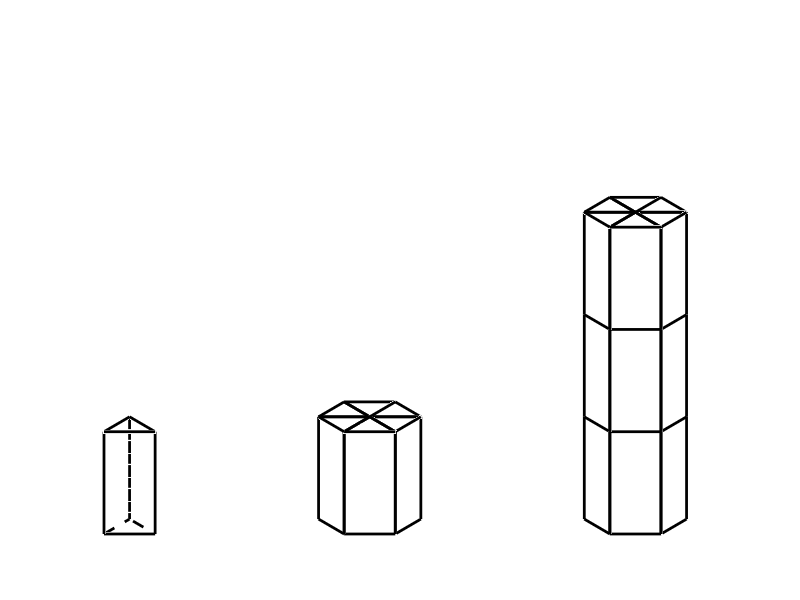

MATLAB code to generate this figure:
clear
close all

% plot wedge --> chunk --> Hex
f2f = 1;
LW = 2;

half = 0.5 * f2f;
side = (2.0 * half) / sqrt(3.0);
base = 0.5 * side;
% hex with f2f=1, centered at origin
hex = [...
    0,0,0;
    base, half, 0;
    -base, half,0;
    0,0,0;
    -base, half,0;
    -side, 0,0;
    0,0,0;
    -side, 0,0;
    -base, -half,0;
    0,0,0;
    -base, -half,0;
    base, -half,0;
    0,0,0;
    base, -half,0;
    side,0,0;
    0,0,0;
    side,0,0;
    base,half,0
    ];
hex(:,2)=hex(:,2)+half;
height = 4*side;

assy_front = [...
    -side, 0,height;
    -side, 0,0;
    -base, -half,0;
    -base, -half,height;
    -base, -half,0;
    base, -half,0;
    base, -half,height;
    base, -half,0;
    side,0,0;
    side,0,height;
    ];
assy_front(:,2)=assy_front(:,2)+half;
   
first_wedge_front = [...
    0 0 height;
    side 0 height;
    side*cos(pi/3) side*sin(pi/3) height;
    0 0 height;
    0 0 0;
    side 0 0;
    side 0 height;
    ];
first_wedge_rear = [...
    0 0 0;
    side*cos(pi/3) side*sin(pi/3) 0;
    side*cos(pi/3) side*sin(pi/3) height;
    side*cos(pi/3) side*sin(pi/3) 0;
    side 0 0;
    ];    
   
figure
z1 = ones(size(hex(:,1)));
hold on
% wedge
plot3(first_wedge_front(:,1),first_wedge_front(:,2),first_wedge_front(:,3),'k','LineWidth',LW)
plot3(first_wedge_rear(:,1), first_wedge_rear(:,2), first_wedge_rear(:,3),'--k','LineWidth',LW)

% chunk
chunk_offset = 3;
plot3(hex(:,1)+chunk_offset,hex(:,2),hex(:,3)+height,'k','LineWidth',LW);
plot3(assy_front(:,1)+chunk_offset,assy_front(:,2),assy_front(:,3),'k','LineWidth',LW)

% chevron

% hex
hex_offset = 6;
plot3(hex(:,1)+hex_offset,hex(:,2),hex(:,3)+3*height,'k','LineWidth',LW);
plot3(assy_front(:,1)+hex_offset,assy_front(:,2),assy_front(:,3),'k','LineWidth',LW)
plot3(assy_front(:,1)+hex_offset,assy_front(:,2),assy_front(:,3)+height,'k','LineWidth',LW)
plot3(assy_front(:,1)+hex_offset,assy_front(:,2),assy_front(:,3)+2*height,'k','LineWidth',LW)

hold off
xlim([0,7])
ylim([0,6])
zlim([0,7])
xlabel('x')
ylabel('y')
zlabel('z')
view([0 30])
set(gca,'Visible','off');
print(gcf,'geom_build.png','-dpng','-r800'); 